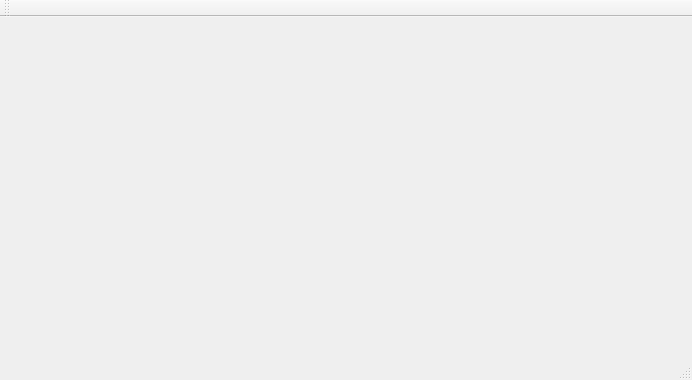
<?xml version="1.0" encoding="UTF-8"?>
<ui version="4.0">
 <class>MainWindow</class>
 <widget class="QMainWindow" name="MainWindow">
  <property name="geometry">
   <rect>
    <x>0</x>
    <y>0</y>
    <width>692</width>
    <height>380</height>
   </rect>
  </property>
  <property name="windowTitle">
   <string>MainWindow</string>
  </property>
  <widget class="QWidget" name="centralWidget"/>
  <widget class="QMenuBar" name="menuBar">
   <property name="geometry">
    <rect>
     <x>0</x>
     <y>0</y>
     <width>692</width>
     <height>19</height>
    </rect>
   </property>
  </widget>
  <widget class="QToolBar" name="mainToolBar">
   <attribute name="toolBarArea">
    <enum>TopToolBarArea</enum>
   </attribute>
   <attribute name="toolBarBreak">
    <bool>false</bool>
   </attribute>
  </widget>
  <widget class="QStatusBar" name="statusBar"/>
 </widget>
 <layoutdefault spacing="6" margin="11"/>
 <resources/>
 <connections/>
</ui>
